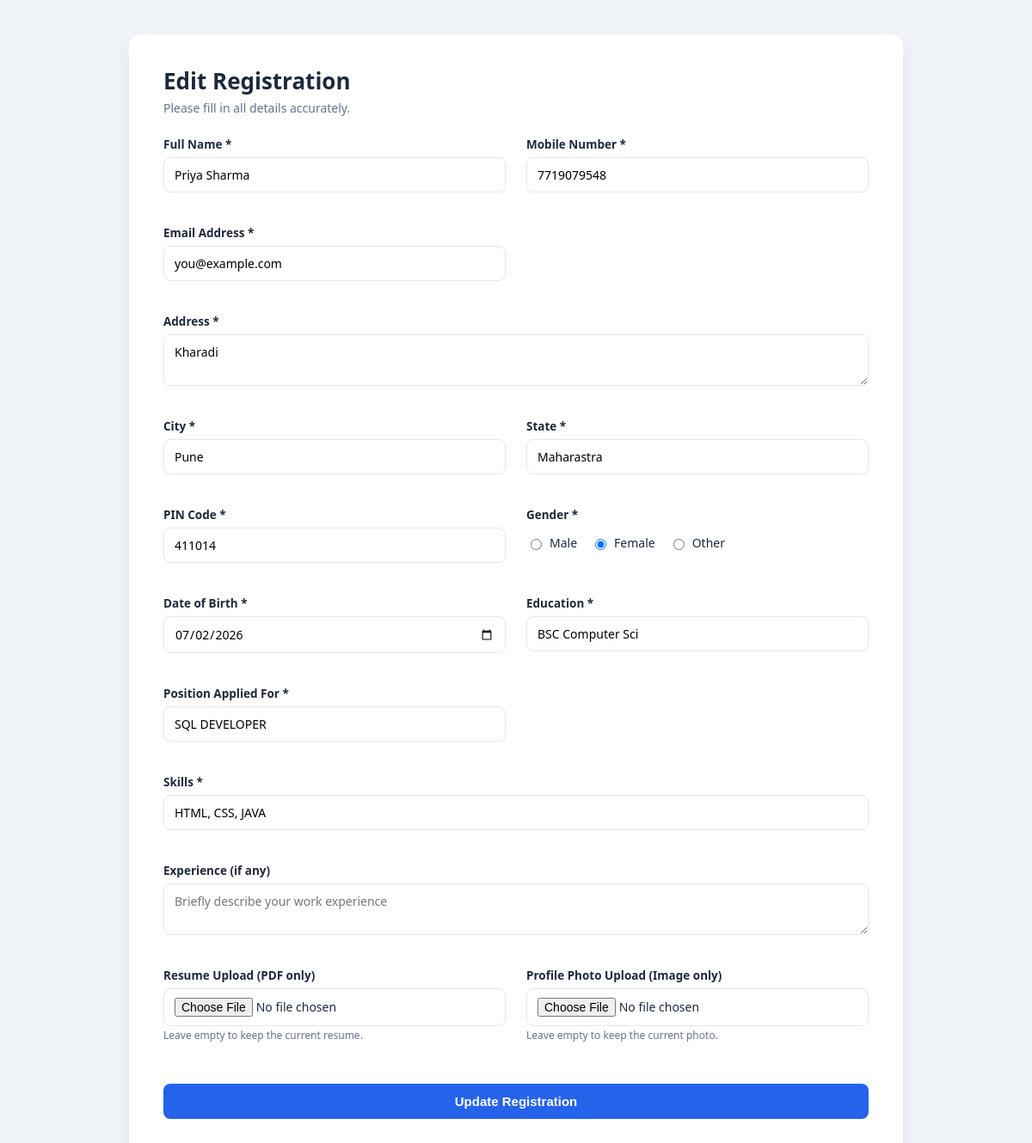
Screenshot of /edit/1 with the database file from the repository.
### tables this page shows
CREATE TABLE registrations (
            id INTEGER PRIMARY KEY AUTOINCREMENT,
            full_name TEXT NOT NULL,
            mobile_number TEXT NOT NULL,
            email TEXT NOT NULL,
            address TEXT NOT NULL,
            city TEXT NOT NULL,
            state TEXT NOT NULL,
            pin_code TEXT NOT NULL,
            gender TEXT NOT NULL,
            dob TEXT NOT NULL,
            education TEXT NOT NULL,
            position_applied TEXT NOT NULL,
            skills TEXT NOT NULL,
            experience TEXT,
            resume_filename TEXT NOT NULL,
            photo_filename TEXT NOT NULL,
            created_at TEXT NOT NULL
        );

### app.py (the view)
@app.route("/edit/<int:reg_id>", methods=["GET"])
def edit_form(reg_id):
    db = get_db()
    row = db.execute(
        "SELECT * FROM registrations WHERE id = ?", (reg_id,)
    ).fetchone()
    if row is None:
        abort(404)
    token = uuid.uuid4().hex
    session["form_token"] = token
    form_data = dict(row)
    return render_template(
        "register.html", errors={}, form=form_data, token=token,
        edit_id=reg_id
    )

### app.py (called while the page is built)
def get_db():
    if "db" not in g:
        g.db = sqlite3.connect(DB_PATH)
        g.db.row_factory = sqlite3.Row
    return g.db

### templates/register.html (shortened to what this page needs)
<!DOCTYPE html>
<html lang="en">
<head>
<link rel="stylesheet" href="{{ url_for('static', filename='css/style.css') }}">
</head>
<body>
<div class="page">
  <div class="card">
    <h1>{{ 'Edit Registration' if edit_id else 'Candidate Registration Form' }}</h1>
    <p class="subtitle">Please fill in all details accurately.</p>
    <form id="regForm"
          action="{{ url_for('update_submit', reg_id=edit_id) if edit_id else url_for('register_submit') }}"
          method="POST" enctype="multipart/form-data" novalidate>
      <div class="grid">
        <div class="field">
          <label for="full_name">Full Name *</label>
          <input type="text" id="full_name" name="full_name" placeholder="e.g. Priya Sharma"
                 value="{{ form.full_name or '' }}" required>
          <span class="error" data-for="full_name">{{ errors.full_name or '' }}</span>
        </div>
        <div class="field">
          <label for="mobile_number">Mobile Number *</label>
          <input type="tel" id="mobile_number" name="mobile_number" placeholder="10-digit number" maxlength="10"
                 value="{{ form.mobile_number or '' }}" required>
          <span class="error" data-for="mobile_number">{{ errors.mobile_number or '' }}</span>
        </div>
        <div class="field">
          <label for="email">Email Address *</label>
          <input type="email" id="email" name="email" placeholder="you@example.com"
                 value="{{ form.email or '' }}" required>
          <span class="error" data-for="email">{{ errors.email or '' }}</span>
        </div>
        <div class="field full">
          <label for="address">Address *</label>
          <textarea id="address" name="address" rows="2" placeholder="House no, Street, Area" required>{{ form.address or '' }}</textarea>
          <span class="error" data-for="address">{{ errors.address or '' }}</span>
        </div>
        <div class="field">
          <label for="city">City *</label>
          <input type="text" id="city" name="city" value="{{ form.city or '' }}" required>
          <span class="error" data-for="city">{{ errors.city or '' }}</span>
        </div>
        <div class="field">
          <label for="state">State *</label>
          <input type="text" id="state" name="state" value="{{ form.state or '' }}" required>
          <span class="error" data-for="state">{{ errors.state or '' }}</span>
        </div>
        <div class="field">
          <label for="pin_code">PIN Code *</label>
          <input type="text" id="pin_code" name="pin_code" placeholder="6-digit code" maxlength="6"
                 value="{{ form.pin_code or '' }}" required>
          <span class="error" data-for="pin_code">{{ errors.pin_code or '' }}</span>
        </div>
        <div class="field">
          <label>Gender *</label>
          <div class="radio-group">
            {% for g in ['Male', 'Female', 'Other'] %}
            <label class="radio-inline">
              <input type="radio" name="gender" value="{{ g }}" {% if form.gender == g %}checked{% endif %} required>
              {{ g }}
            </label>
            {% endfor %}
          </div>
          <span class="error" data-for="gender">{{ errors.gender or '' }}</span>
        </div>
        <div class="field">
          <label for="dob">Date of Birth *</label>
          <input type="date" id="dob" name="dob" value="{{ form.dob or '' }}" required>
          <span class="error" data-for="dob">{{ errors.dob or '' }}</span>
        </div>
        <div class="field">
          <label for="education">Education *</label>
          <input type="text" id="education" name="education" placeholder="e.g. B.Sc Computer Science"
                 value="{{ form.education or '' }}" required>
          <span class="error" data-for="education">{{ errors.education or '' }}</span>
        </div>
        <div class="field">
          <label for="position_applied">Position Applied For *</label>
          <input type="text" id="position_applied" name="position_applied" placeholder="e.g. Frontend Developer"
                 value="{{ form.position_applied or '' }}" required>
          <span class="error" data-for="position_applied">{{ errors.position_applied or '' }}</span>
        </div>
        <div class="field full">
          <label for="skills">Skills *</label>
          <input type="text" id="skills" name="skills" placeholder="e.g. HTML, CSS, Python, SQL (comma separated)"
                 value="{{ form.skills or '' }}" required>
          <span class="error" data-for="skills">{{ errors.skills or '' }}</span>
        </div>
        <div class="field full">
          <label for="experience">Experience (if any)</label>
          <textarea id="experience" name="experience" rows="2" placeholder="Briefly describe your work experience">{{ form.experience or '' }}</textarea>
          <span class="error" data-for="experience">{{ errors.experience or '' }}</span>
        </div>
        <div class="field">
          <label for="resume">Resume Upload (PDF only) {{ '' if edit_id else '*' }}</label>
          <input type="file" id="resume" name="resume" accept="application/pdf">
          {% if edit_id %}<small>Leave empty to keep the current resume.</small>{% endif %}
          <span class="error" data-for="resume">{{ errors.resume or '' }}</span>
        </div>
        <div class="field">
          <label for="photo">Profile Photo Upload (Image only) {{ '' if edit_id else '*' }}</label>
          <input type="file" id="photo" name="photo" accept="image/*">
          {% if edit_id %}<small>Leave empty to keep the current photo.</small>{% endif %}
          <span class="error" data-for="photo">{{ errors.photo or '' }}</span>
        </div>
      </div>
      <button type="submit" id="submitBtn" class="btn-primary">
        {{ 'Update Registration' if edit_id else 'Submit Registration' }}
      </button>
    </form>
  </div>
</div>
</body>
</html>

### static/css/style.css (style rules this page uses)
:root { --primary: #2563eb; --primary-dark: #1d4ed8; --success: #16a34a; --error: #dc2626; --bg: #f1f5f9; --card-bg: #ffffff; --text: #1e293b; --muted: #64748b; --border: #e2e8f0; }
* { box-sizing: border-box; }
body { margin: 0; font-family: "Segoe UI", Roboto, Helvetica, Arial, sans-serif; background: var(--bg); color: var(--text); }
.page { min-height: 100vh; display: flex; justify-content: center; align-items: flex-start; padding: 40px 16px; }
.card { background: var(--card-bg); width: 100%; max-width: 900px; border-radius: 14px; padding: 36px 40px 44px; box-shadow: 0 10px 30px rgba(15, 23, 42, 0.08); }
h1 { margin: 0 0 4px; font-size: 26px; }
.subtitle { margin: 0 0 24px; color: var(--muted); font-size: 14px; }
.grid { display: grid; grid-template-columns: 1fr 1fr; gap: 18px 24px; }
.field { display: flex; flex-direction: column; }
.field.full { grid-column: 1 / -1; }
label { font-size: 13.5px; font-weight: 600; margin-bottom: 6px; color: var(--text); }
input[type="text"], input[type="tel"], input[type="email"], input[type="date"], input[type="file"], textarea { padding: 10px 12px; border: 1px solid var(--border); border-radius: 8px; font-size: 14px; font-family: inherit; outline: none; transition: border-color 0.15s; background: #fff; }
textarea { resize: vertical; }
small { color: var(--muted); font-size: 12px; margin-top: 2px; }
.radio-group { display: flex; gap: 16px; padding: 8px 0 2px; }
.radio-inline { display: flex; align-items: center; gap: 6px; font-weight: 400; font-size: 14px; }
.radio-inline input { width: auto; }
.error { color: var(--error); font-size: 12.5px; min-height: 16px; margin-top: 4px; }
.btn-primary, .btn-secondary, .btn-whatsapp { display: inline-block; text-align: center; text-decoration: none; padding: 12px 24px; border-radius: 8px; font-size: 15px; font-weight: 600; border: none; cursor: pointer; transition: opacity 0.15s, background 0.15s; }
.btn-primary { background: var(--primary); color: #fff; margin-top: 28px; width: 100%; }

### rows the page displays
registrations: full_name "Priya Sharma", mobile_number "7719079548", email "you@example.com", address "Kharadi", city "Pune", state "Maharastra", pin_code "411014", gender "☐ Male" "☑ Female" "☐ Other", dob "07/02/2026", education "BSC Computer Sci", position_applied "SQL DEVELOPER", skills "HTML, CSS, JAVA"

### other values shown
{{ 'Edit Registration' if edit_id else 'Candidate Registration Form' }} "Edit Registration"
{{ g }} "Male" "Female" "Other"
{{ 'Update Registration' if edit_id else 'Submit Registration' }} "Update Registration"
